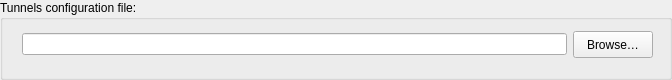
     <widget class="QGroupBox" name="tunnelsConfFileGroupBox">
      <property name="sizePolicy">
       <sizepolicy hsizetype="Expanding" vsizetype="Maximum">
        <horstretch>0</horstretch>
        <verstretch>0</verstretch>
       </sizepolicy>
      </property>
      <property name="minimumSize">
       <size>
        <width>0</width>
        <height>80</height>
       </size>
      </property>
      <property name="maximumSize">
       <size>
        <width>16777215</width>
        <height>80</height>
       </size>
      </property>
      <property name="title">
       <string>Tunnels configuration file:</string>
      </property>
      <widget class="QWidget" name="verticalLayoutWidget_14">
       <property name="geometry">
        <rect>
         <x>12</x>
         <y>19</y>
         <width>651</width>
         <height>51</height>
        </rect>
       </property>
       <layout class="QVBoxLayout" name="verticalLayout_14">
        <property name="leftMargin">
         <number>10</number>
        </property>
        <property name="topMargin">
         <number>10</number>
        </property>
        <property name="rightMargin">
         <number>10</number>
        </property>
        <property name="bottomMargin">
         <number>10</number>
        </property>
        <item>
         <layout class="QHBoxLayout" name="horizontalLayout_tun">
          <property name="sizeConstraint">
           <enum>QLayout::SetMaximumSize</enum>
          </property>
          <item>
           <widget class="QLineEdit" name="tunnelsConfigFileLineEdit"/>
          </item>
          <item>
           <widget class="QPushButton" name="tunnelsConfigFileBrowsePushButton">
            <property name="sizePolicy">
             <sizepolicy hsizetype="Minimum" vsizetype="Fixed">
              <horstretch>0</horstretch>
              <verstretch>0</verstretch>
             </sizepolicy>
            </property>
            <property name="minimumSize">
             <size>
              <width>0</width>
              <height>27</height>
             </size>
            </property>
            <property name="maximumSize">
             <size>
              <width>16777215</width>
              <height>27</height>
             </size>
            </property>
            <property name="text">
             <string>Browse…</string>
            </property>
           </widget>
          </item>
         </layout>
        </item>
       </layout>
      </widget>
     </widget>
